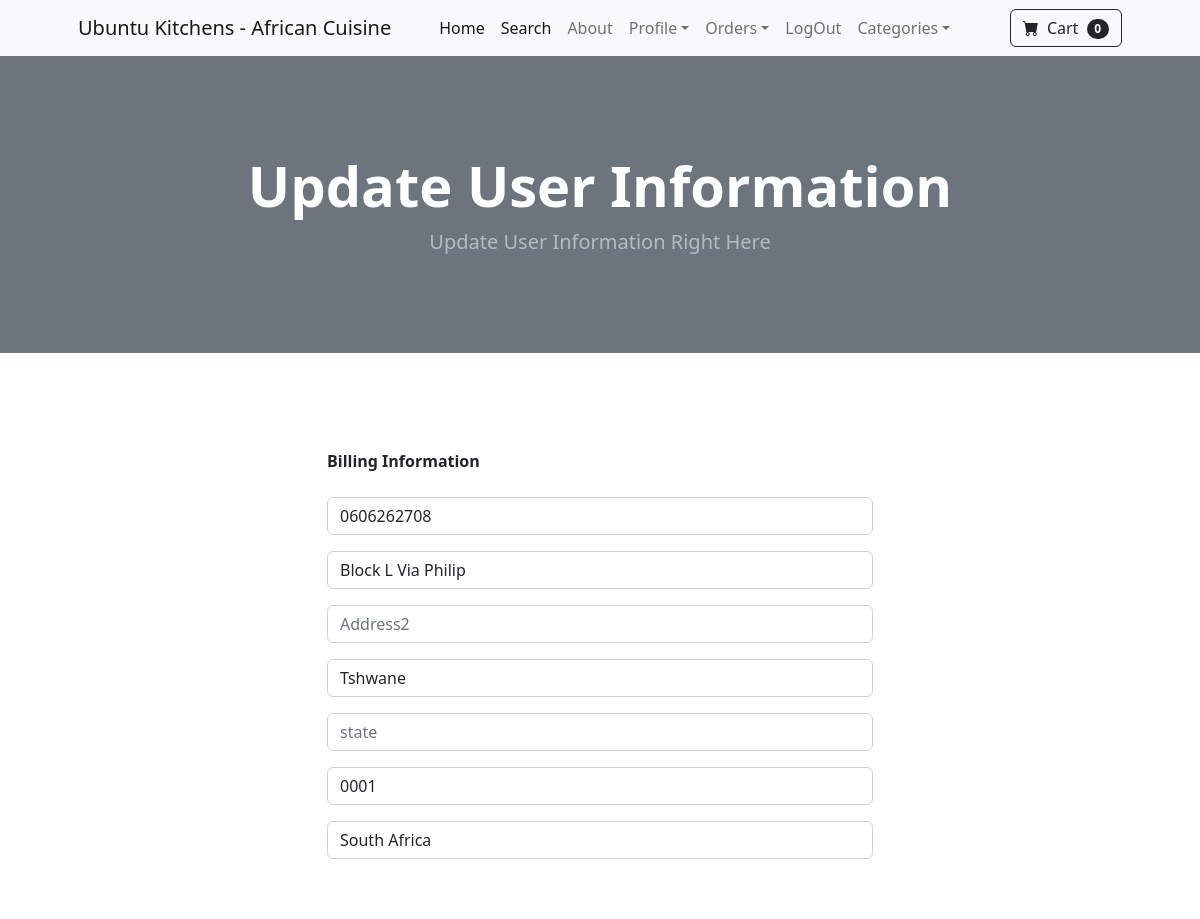
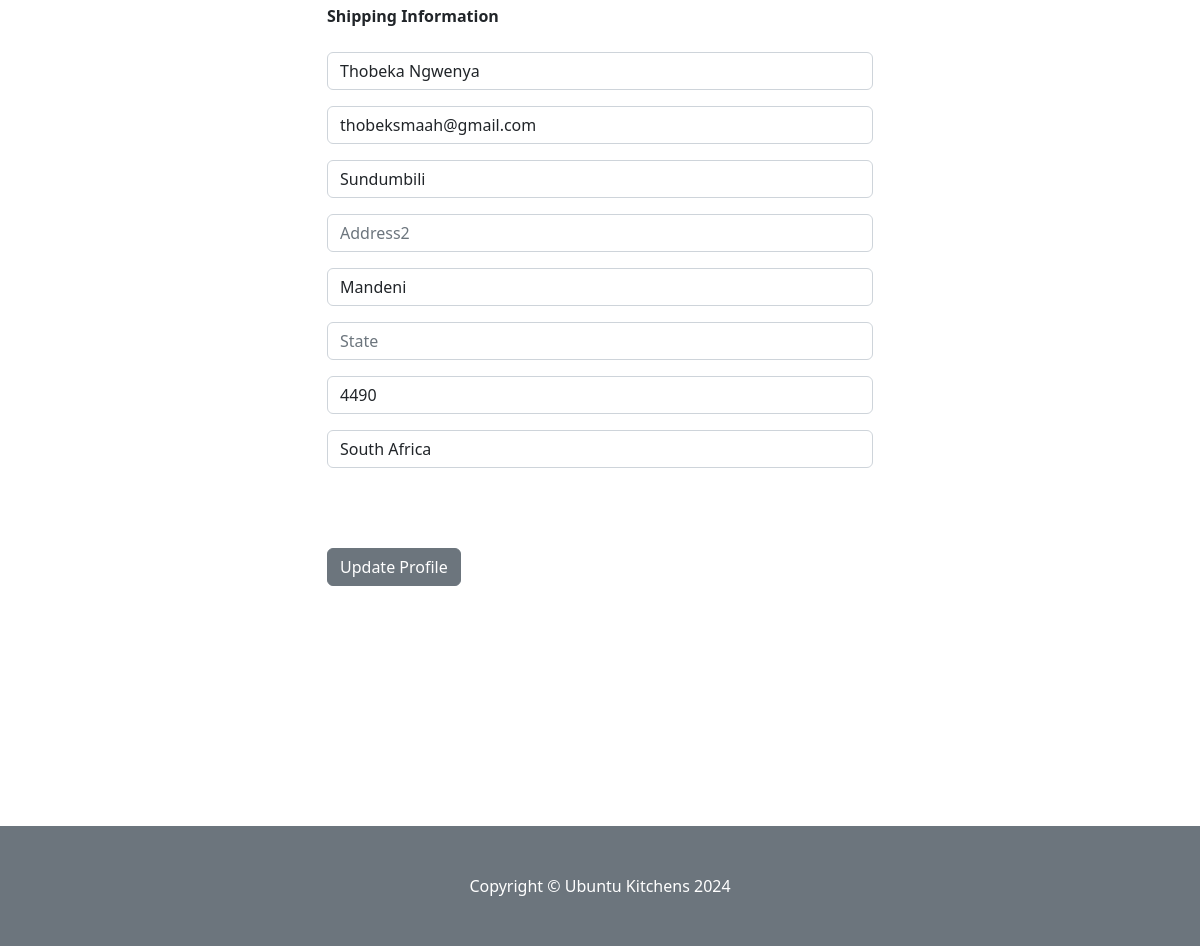
The page /update_info/ (signed in) on the database its author committed (2 pictures, top to bottom).
### afri_shop/models.py (models this page shows, shortened)
class Profile(models.Model):
    user = models.OneToOneField(User, on_delete=models.CASCADE)
    date_modified = models.DateTimeField(User, auto_now=True)
    phone = models.CharField(max_length=20, blank=True)
    address1 = models.CharField(max_length=200, blank=True)
    address2 = models.CharField(max_length=200, blank=True)
    city  = models.CharField(max_length=200, blank=True)
    state  = models.CharField(max_length=200, blank=True)
    zipcode  = models.CharField(max_length=200, blank=True)
    country  = models.CharField(max_length=200, blank=True)
    old_cart =  models.CharField(max_length=200, blank=True, null=True)
    def create_profile(sender, instance, created, **kwargs):
        if created:
            user_profile = Profile(user=instance)
            user_profile.save()
    post_save.connect(create_profile, sender=User)

### payment/models.py (models this page shows)
class ShippingAddress(models.Model):
  user = models.ForeignKey(User, on_delete=models.CASCADE,null=True, blank=True)
  shipping_full_name =models.CharField(max_length=255)
  shipping_email = models.CharField(max_length=255)
  shipping_address1 = models.CharField(max_length=255)
  shipping_address2 = models.CharField(max_length=255,null=True, blank=True)
  shipping_city = models.CharField(max_length=255)
  shipping_state = models.CharField(max_length=255,null=True, blank=True)
  shipping_zipcode = models.CharField(max_length=255,null=True, blank=True)
  shipping_country = models.CharField(max_length=255)
  class Meta:
     verbose_name_plural = "Shipping Address"

### afri_shop/views.py (the view)
# urls.py: path('update_info/', views.update_info, name= 'update_info'),
def update_info(request):
    current_user = request.user
    if request.method == 'POST':
        shipping_user = ShippingAddress.get.objects.get(id=request.user.id)
        form = UserInfoForm(request.POST, instance=current_user.profile)  # Assuming `Profile` is linked to the user
        shipping_form = ShippingForm(request.POST or None, instance=shipping_user)
        if form.is_valid() or shipping_form.is_valid(   ):
            form.save()
            shipping_form.save()
            messages.success(request, "Your profile information has been successfully updated!")
            return redirect('home')  # Redirect to a profile or success page
        else:
            messages.error(request, "Please correct the errors below.")
    else:
        form = UserInfoForm(instance=current_user.profile)
        try:
            shipping_user = ShippingAddress.objects.get(id=request.user.id)
            shipping_form = ShippingForm(instance=shipping_user)
        except ShippingAddress.DoesNotExist:
            shipping_form = ShippingForm()  # Create an empty form if no shipping address exists
    return render(request, "update_info.html", {'form': form, 'shipping_form': shipping_form})

### afri_shop/forms.py
class UserInfoForm(forms.ModelForm):
    phone = forms.CharField(label="", widget=forms.TextInput(attrs={'class':'form-control','placeholder':'Phone'}), required=False)
    address1 = forms.CharField(label="", widget=forms.TextInput(attrs={'class':'form-control','placeholder':'Address1'}), required=False)
    address2 = forms.CharField(label="", widget=forms.TextInput(attrs={'class':'form-control','placeholder':'Address2'}), required=False)
    city = forms.CharField(label="", widget=forms.TextInput(attrs={'class':'form-control','placeholder':'city'}), required=False)
    state = forms.CharField(label="", widget=forms.TextInput(attrs={'class':'form-control','placeholder':'state'}), required=False)
    zipcode = forms.CharField(label="", widget=forms.TextInput(attrs={'class':'form-control','placeholder':'zipcode'}), required=False)
    country = forms.CharField(label="", widget=forms.TextInput(attrs={'class':'form-control','placeholder':'country'}), required=False)
    class Meta:
      model = Profile
      fields = ('phone', 'address1', 'address2', 'city', 'state', 'zipcode', 'country',)

### cart/cart.py (called while the page is built)
    def __len__(self):
     return sum(item['quantity'] for item in self.cart.values())

### cart/context_processors.py (called while the page is built)
def cart(request):
    return{'cart': Cart(request)}

### afri_shop/templates/update_info.html (shortened to what this page needs)
{% extends 'base.html' %}
{% block content %}
<header class="bg-secondary py-5">
    <div class="container px-4 px-lg-5 my-5">
        <div class="text-center text-white">
            <h1 class="display-4 fw-bolder">Update User Information</h1>
            <p class="lead fw-normal text-white-50 mb-0">Update User Information Right Here</p>
        </div>
    </div>
</header>
<div class="container my-5">
    <div class="row justify-content-center">
        <div class="col-md-6">
            <br/><br/>
            <strong>Billing Information</strong>
            <br/><br/>
            <form method="POST" action="{% url 'update_info' %}">
                {{ form.as_p }}
                <br/><br/>
                <strong>Shipping Information</strong>
                <br/><br/>
                {{ shipping_form.as_p }}
                <br/><br/>
            <form class="text-center">
                <button type="submit" class="btn btn-secondary mt-3">Update Profile</button>
            </form>
            <br/><br/>
            <br/><br/>
            <br/><br/>
            <br/><br/>
        </div>
    </div>
 </div>
{% endblock %}

### rows shown on the page
Profile: phone "0606262708", address1 "Block L Via Philip", city "Tshwane", zipcode "0001", country "South Africa"
ShippingAddress: shipping_full_name "Thobeka Ngwenya", shipping_email "thobeksmaah@gmail.com", shipping_address1 "Sundumbili", shipping_city "Mandeni", shipping_zipcode "4490", shipping_country "South Africa"

### other values the page prints
{{ cart|length }} "0"
